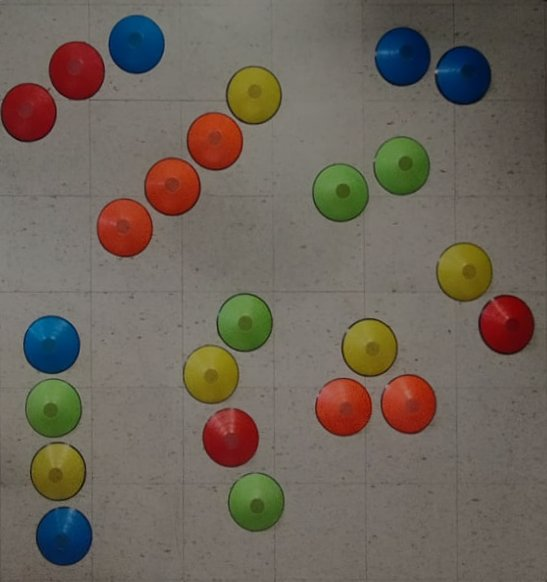
#> input picture Lab_5.jpg, 547 x 582 px
$ python 1-gen_map_image2map.py
#> lines starting #> are read from the running program, lines starting #| are printed output that depends on the picture; after the words box and inside, x2 and y2 are one past the last pixel; in counts of white or black regions, pixels touching at a corner belong together
import cv2
import csv

# Parámetros de umbral y radio mínimo
umbral = 68
radio_minimo = 25
radio_maximo= 35

# Cargar la imagen
image = cv2.imread('Lab_5.jpg')
#> image is the input picture: shape (582, 547, 3); mean B, G, R 90.2, 100.8, 109.7

# Ajustar el tamaño de la imagen para una visualización adecuada
height, width = image.shape[:2]
#> height = 582; width = 547
print(height, width)
#| 582 547
if height > 600 or width > 600:
    scale_factor = min(600 / height, 600 / width)
    image = cv2.resize(image, None, fx=scale_factor, fy=scale_factor, interpolation=cv2.INTER_AREA)

# Convertir la imagen a escala de grises
gray = cv2.cvtColor(image, cv2.COLOR_BGR2GRAY)
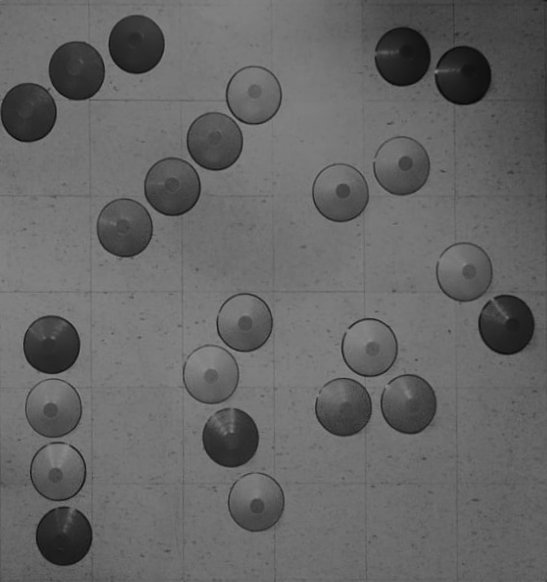
#> gray: shape (582, 547); min 7, max 141, mean 102.2

# Aplicar umbral adaptativo para obtener una imagen binaria
_, binary = cv2.threshold(gray, umbral, 255, cv2.THRESH_BINARY_INV)
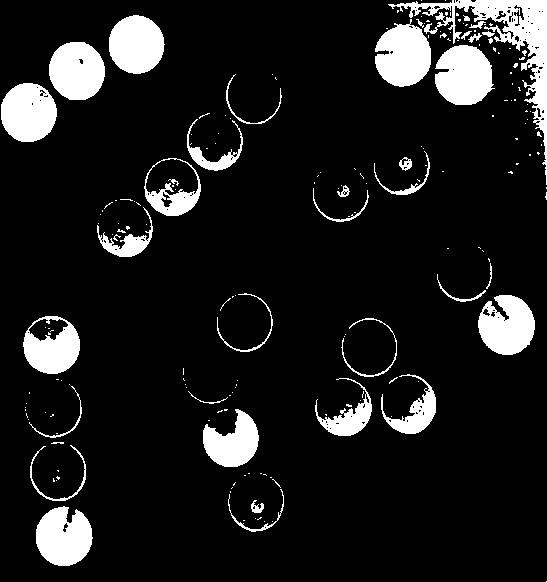
#> binary: shape (582, 547); 11% white; 192 white regions (155 under 20 px)

# Encontrar contornos en la imagen binaria
contours, _ = cv2.findContours(binary, cv2.RETR_EXTERNAL, cv2.CHAIN_APPROX_SIMPLE)
#> contours = 185 contours, 154 with area under 20; largest, box (x1, y1, x2, y2) and area: (388, 0, 547, 185) 4317, (375, 19, 431, 87) 2640, (435, 45, 495, 105) 2630, (1, 83, 57, 142) 2533, (23, 316, 80, 374) 2528

# Crear una copia de la imagen original para dibujar los círculos
output = image.copy()

# Crear una imagen en blanco para mostrar los bordes de los objetos detectados
edges = cv2.cvtColor(binary, cv2.COLOR_GRAY2BGR)
#> edges: shape (582, 547, 3); 11% white; 192 white regions (155 under 20 px), largest, box (x1, y1, x2, y2) and area: (388, 0, 547, 185) 4646, (375, 19, 431, 87) 2737, (435, 45, 495, 105) 2731

# Lista para almacenar los datos de los círculos
circle_data = []


# Iterar sobre los contornos encontrados
for contour in contours:
    # Obtener el centro y el radio del círculo mínimo que encierra el contorno
    (x, y), radius = cv2.minEnclosingCircle(contour)
    center = (int(x), int(y))
    radius = int(radius)

    # Verificar el radio mínimo
    if (radius >= radio_minimo) and (radius < radio_maximo):
        # Dibujar el círculo en la imagen de salida
        cv2.circle(output, center, radius, (0, 255, 0), 2)

        # Dibujar los bordes del objeto en la imagen de bordes
        cv2.drawContours(edges, [contour], 0, (0, 255, 0), 2)
        # Guardar los datos del círculo en la lista
        circle_data.append([x, y, radius+15])
#> this loop made 185 passes
#> (x, y, radius) on passes 1 to 3: (546, 581, 0), (272, 521, 0), (264, 521, 0)
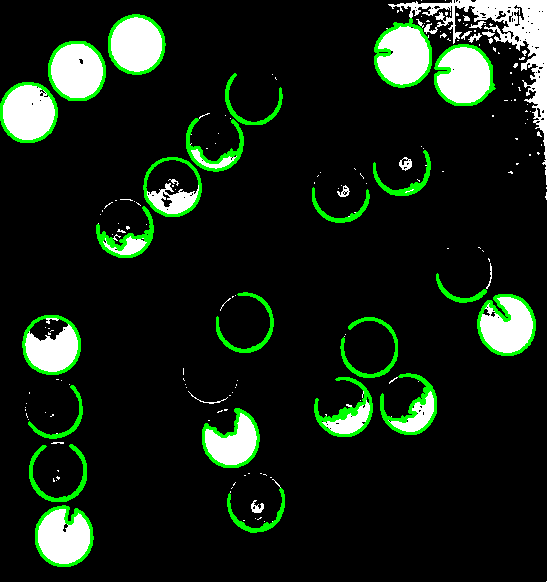
#> edges: shape (582, 547, 3); mean B, G, R 21.8, 33.6, 21.8
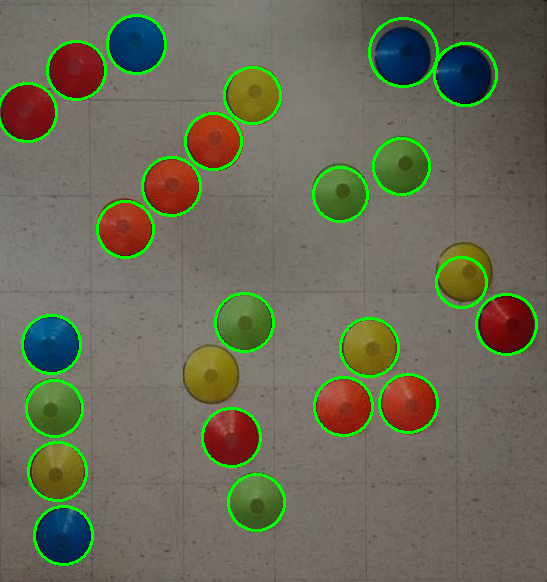
#> output: shape (582, 547, 3); 3.9% of pixels changed, all inside (x1, y1, x2, y2) = (0, 14, 538, 566)
#> after the loop, circle_data = 23 items, first 6: [63.42, 535.8, 44], [256.1, 502.9, 43], [57.93, 471.4, 44], [231, 437.5, 44], [54, 408.6, 43], [343.7, 406.7, 44]

# Mostrar la imagen original con los círculos
cv2.imshow("Detected Objects", output)

# Guardar los datos de los círculos en un archivo CSV
with open('circle_data.txt', 'w', newline='') as csvfile:
    writer = csv.writer(csvfile)
    writer.writerows(circle_data)  # Escribir los datos de los círculos

obsta_data=[]
for i in range (len(circle_data)):
    obsta_data.append(circle_data[i].append(-200.1))
#> this loop made 23 passes
#> after the loop, obsta_data = 23 items
print("obsta-list=", obsta_data)
#| obsta-list= [None, None, None, None, None, None, None, None, None, None, None, None, None, None, None, None, None, None, None, None, None, None, None]

with open("obstaculos1.txt", "w") as file:
    for sublist in circle_data:
        line = "\t".join(str(element) for element in sublist)
        file.write(line + "\n")
#> this loop made 23 passes
#> sublist on passes 1 to 12: [63.42, 535.8, 44, -200.1], [256.1, 502.9, 43, -200.1], [57.93, 471.4, 44, -200.1], [231, 437.5, 44, -200.1], [54, 408.6, 43, -200.1], [343.7, 406.7, 44, -200.1], [408.9, 403.8, 44, -200.1], [369.2, 347.1, 44, -200.1], [51, 344.5, 44, -200.1], [506, 324.4, 45, -200.1], [244.5, 322.2, 44, -200.1], [461, 282.5, 40, -200.1]


# Mostrar la imagen de los bordes de los objetos detectados
cv2.imshow("Edges", edges)

cv2.waitKey(0)
cv2.destroyAllWindows()
